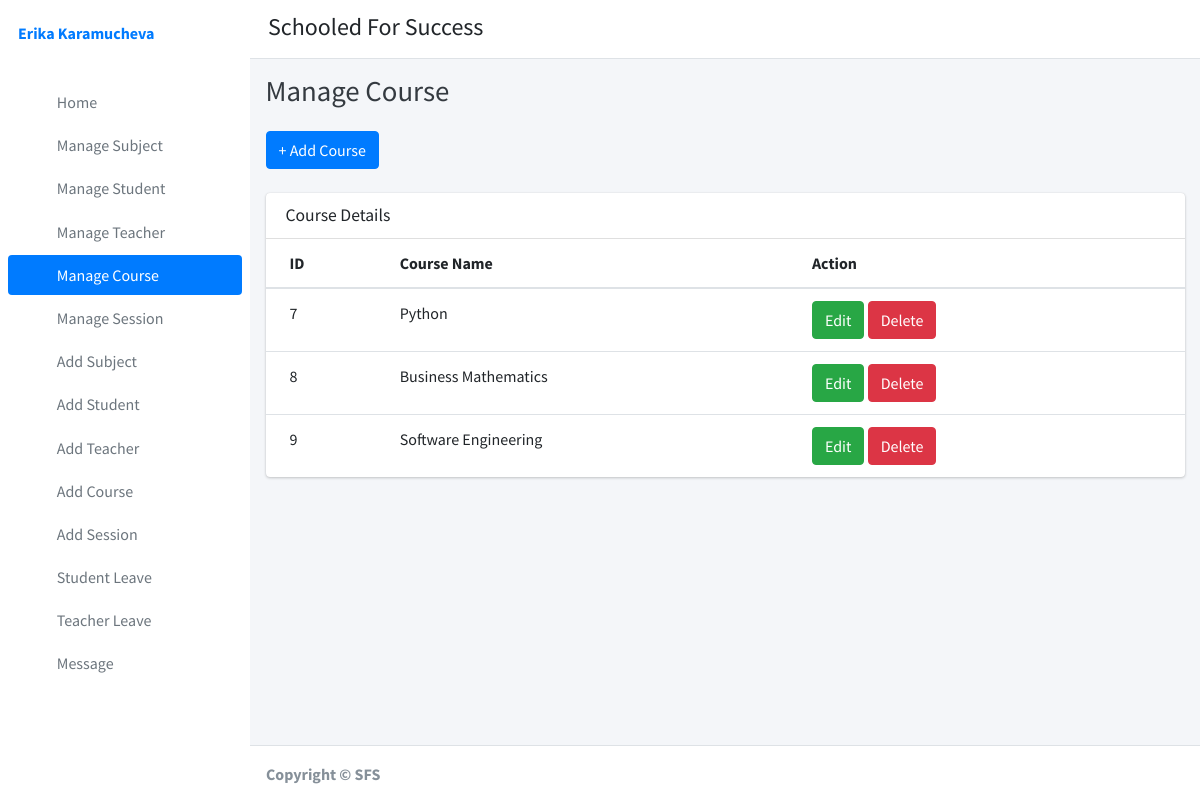
/manage_course/ (signed in), run on the app's committed database.
### student_management_app/models.py (models this page shows)
class CustomUser(AbstractUser):
    user_type_data = ((1, "Adminn"), (2, "Staff"), (3, "Student"))
    user_type = models.CharField(default=1, choices=user_type_data, max_length=10)

class Courses(models.Model):
    id = models.AutoField(primary_key=True)
    course_name = models.CharField(max_length=255)
    objects = models.Manager()

### student_management_app/HodViews.py (the view)
# urls.py: path('manage_course/', HodViews.manage_course, name="manage_course"),
def manage_course(request):
    courses = Courses.objects.all()
    context = {
        "courses": courses
    }
    return render(request, 'hod_template/manage_course_template.html', context)

### student_management_app/LoginCheckMiddleWare.py (called while the page is built, shortened)
    def process_view(self, request, view_func, view_args, view_kwargs):
        modulename = view_func.__module__
        user = request.user
        if user.is_authenticated:
            if user.user_type == "1":
                if modulename == "student_management_app.HodViews":
                    pass
                elif modulename == "student_management_app.views" or \
                        modulename == "django.views.static":
                    pass
                else:
                    return redirect("admin_home")
            else:
                return redirect("login")
        else:
            if request.path == reverse("login") or request.path == reverse("doLogin"):
                pass
            else:
                return redirect("login")

### student_management_app/templates/hod_template/manage_course_template.html (shortened to what this page needs)
{% extends 'hod_template/base_template.html' %}
{% block page_title %} Manage Course {% endblock page_title %}
{% block main_content %}
{% load static %}
<section class="content">
        <div class="container-fluid">
            <a class="btn btn-primary" href="{% url 'add_course' %}" role="button">+ Add Course</a> <br/>&nbsp;
            <div class="row">
                <div class="col-md-12">
                    <div class="card">
                        <div class="card-header">
                            <h3 class="card-title">Course Details</h3>
                        </div>
                        <div class="card-body table-responsive p-0">
                            <table class="table table-hover text-nowrap">
                            <thead>
                                <tr>
                                    <th>ID</th>
                                <th>Course Name</th>
                                <th>Action</th>
                                </tr>
                            </thead>
                            <tbody>
                                {% for course in courses %}
                                <tr>
                                    <td>{{course.id}}</td>
                                <td>{{ course.course_name }}</td>
                                <td>
                                    <a href="{% url 'edit_course' course.id %}" class="btn btn-success">Edit</a>
                                    <a href="{% url 'delete_course' course.id %}" class="btn btn-danger">Delete</a>
                                </td>
                                </tr>
                                {% endfor %}
                            </tbody>
                            </table>
                        </div>
                        </div>
                </div>
                </div>
            </div>
        </div>
  {% endblock main_content %}

### student_management_app/templates/hod_template/sidebar_template.html
{% load static %}
<aside class="main-sidebar sidebar-primary">
      <div class="sidebar">
        <div class="user-panel mt-3 pb-3 mb-3 d-flex">
          <div class="info">
            <a href="{% url 'admin_profile' %}" class="d-block"><strong>{{ user.first_name }} {{ user.last_name }}</strong></a>
          </div>
        </div>
        <nav class="mt-2">
          <ul class="nav nav-pills nav-sidebar flex-column" data-widget="treeview" role="menu" data-accordion="false">
              <li class="nav-item">
              {% url 'admin_home' as admin_home %}
              <a href="{{ admin_home }}" class="nav-link {% if request.path == admin_home %} active {% endif %}">
                <i class="nav-icon fas fa-tachometer-alt"></i>
                <p>Home</p>
              </a>
            </li>
            <li class="nav-item">
              {% url 'manage_subject' as manage_subject %}
              {% url 'edit_subject' subject_id=id as edit_subject %}
              <a href="{{ manage_subject }}" class="nav-link {% if request.path == manage_subject %} active {% endif %} {% if request.path == edit_subject %} active {% endif %}">
                <i class="nav-icon fas fa-book"></i>
                <p>Manage Subject</p>
              </a>
            </li>
            <li class="nav-item">
              {% url 'manage_student' as manage_student %}
              {% url 'edit_student' student_id=id as edit_student %}
              <a href="{{ manage_student }}" class="nav-link {% if request.path == manage_student %} active {% endif %} {% if request.path == edit_student %} active {% endif %}">
                <i class="nav-icon fas fa-user-graduate"></i>
                <p>Manage Student</p>
              </a>
            </li>
            <li class="nav-item">
              {% url 'manage_staff' as manage_staff %}
              {% url 'edit_staff' staff_id=id as edit_staff %}
              <a href="{{ manage_staff }}" class="nav-link {% if request.path == manage_staff %} active {% endif %} {% if request.path == edit_staff %} active {% endif %}">
                <i class="nav-icon fas fa-chalkboard-teacher"></i>
                <p>Manage Teacher</p>
              </a>
            </li>
            <li class="nav-item">
              {% url 'manage_course' as manage_course %}
              {% url 'edit_course' course_id=id as edit_course %}
              <a href="{{ manage_course }}" class="nav-link {% if request.path == manage_course %} active {% endif %} {% if request.path == edit_course %} active {% endif %}">
                <i class="nav-icon fas fa-chalkboard"></i>
                <p>Manage Course</p>
              </a>
            </li>
            <li class="nav-item">
              {% url 'manage_session' as manage_session %}
              {% url 'edit_session' session_id=id as edit_session %}
              <a href="{{ manage_session }}" class="nav-link {% if request.path == manage_session %} active {% endif %} {% if request.path == edit_session %} active {% endif %}">
                <i class="nav-icon fas fa-graduation-cap"></i>
                <p>Manage Session</p>
              </a>
            </li>
             <li class="nav-item">
              {% url 'add_subject' as add_subject %}
              <a href="{{ add_subject }}" class="nav-link {% if request.path == add_subject %} active {% endif %}">
                <i class="nav-icon fas fa-th"></i>
                <p>Add Subject</p>
              </a>
            </li>
            <li class="nav-item">
              {% url 'add_student' as add_student %}
              <a href="{{ add_student }}" class="nav-link {% if request.path == add_student %} active {% endif %}">
                <i class="nav-icon fas fa-th"></i>
                <p>Add Student</p>
              </a>
            </li>
            <li class="nav-item">
              {% url 'add_staff' as add_staff %}
              <a href="{{ add_staff }}" class="nav-link {% if request.path == add_staff %} active {% endif %}">
                <i class="nav-icon fas fa-th"></i>
                <p>Add Teacher</p>
              </a>
            </li>
            <li class="nav-item">
            {% url 'add_course' as add_course %}
              <a href="{{ add_course }}" class="nav-link {% if request.path == add_course %} active {% endif %}">
                <i class="nav-icon fas fa-th"></i>
                <p>Add Course</p>
              </a>
            </li>
            <li class="nav-item">
              {% url 'add_session' as add_session %}
              <a href="{{ add_session }}" class="nav-link {% if request.path == add_session %} active {% endif %}">
                <i class="nav-icon fas fa-th"></i>
                <p>Add Session</p>
              </a>
            </li>
            <li class="nav-item">
              {% url 'student_leave_view' as student_leave_view %}
              <a href="{{ student_leave_view }}" class="nav-link {% if request.path == student_leave_view %} active {% endif %}">
                <i class="nav-icon fas fa-th"></i>
                <p>Student Leave</p>
              </a>
            </li>
            <li class="nav-item">
              {% url 'staff_leave_view' as staff_leave_view %}
              <a href="{{ staff_leave_view }}" class="nav-link {% if request.path == staff_leave_view %} active {% endif %}">
                <i class="nav-icon fas fa-th"></i>
                <p>Teacher Leave</p>
              </a>
            </li>
            <li class="nav-item">
              {% url 'create_message' as create_message %}
              <a href="{{ create_message }}" class="nav-link {% if request.path == create_message %} active {% endif %}">
                <i class="nav-icon fas fa-th"></i>
                <p>Message</p>
              </a>
            </li>
          </ul>
        </nav>
      </div>
    </aside>

### data on the page
CustomUser: first_name "Erika", last_name "Karamucheva"
Courses: id "7", course_name "Python"
Courses: id "8", course_name "Business Mathematics"
Courses: id "9", course_name "Software Engineering"
